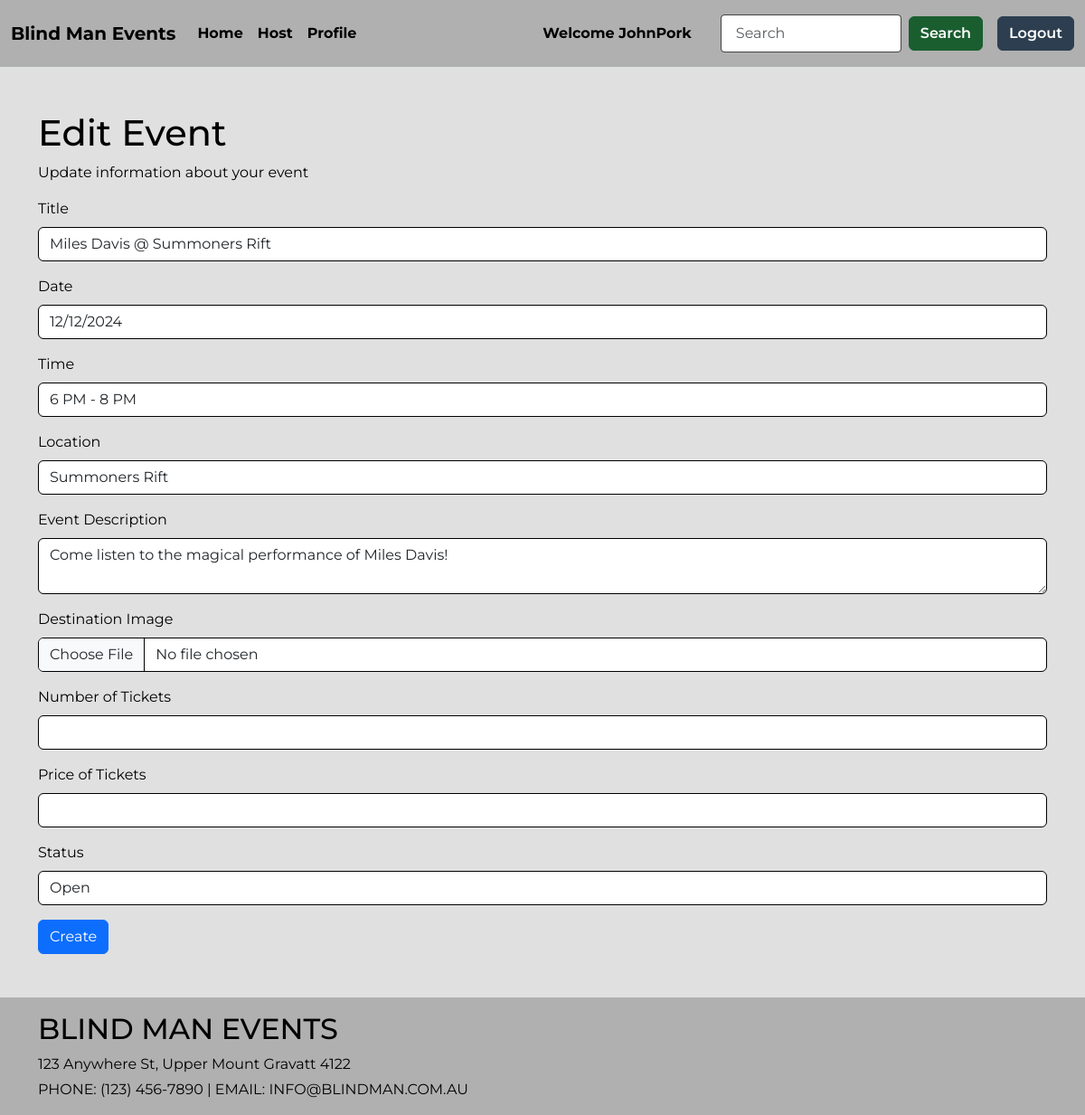
Screenshot of /events/1/edit (signed in) with the database file from the repository.
### travel/models.py (models this page shows, shortened)
class User(db.Model, UserMixin):
    __tablename__ = 'users'
    id = db.Column(db.Integer, primary_key=True)
    username = db.Column(db.String(100), index=True, unique=True, nullable=False)
    fname = db.Column(db.String(100), index=True, unique=True, nullable=False)
    lname = db.Column(db.String(100), index=True, unique=True, nullable=False)
    emailid = db.Column(db.String(100), index=True, nullable=False)
    street_address = db.Column(db.String(100), index=True, nullable=False)
    contact_info = db.Column(db.String(100), index=True, nullable=False)
    password_hash = db.Column(db.String(255), nullable=False)
    joined_on = db.Column(db.DateTime, default=datetime.now())
    comments = db.relationship('Comment', backref='user')
    booking_history = db.relationship('PurchasedTicket', backref='user')
    booking_history = db.relationship('Event', backref='user')

class Event(db.Model):
    __tablename__ = 'events'
    id = db.Column(db.Integer, primary_key=True)
    title = db.Column(db.String(80))
    date = db.Column(db.String(80))
    time = db.Column(db.String(80))
    location = db.Column(db.String(100))
    event_description = db.Column(db.String(200))
    event_type = db.Column(db.String(20))
    image = db.Column(db.String(400))
    tickets_remaining = db.Column(db.Integer)
    status = db.Column(db.String(20))
    ticket_price = db.Column(db.Integer)
    organizer_id = db.Column(db.Integer, db.ForeignKey('users.id'))
    comments = db.relationship('Comment', backref='event')
    booking_history = db.relationship('PurchasedTicket', backref='event')

### travel/events.py (the view, shortened to what this page needs)
@eventdp.route('/<id>/edit', methods=['GET', 'POST'])
@login_required
def edit(id):
    event = db.session.scalar(db.select(Event).where(Event.id == id))
    if not event:
        abort(404)
    if event.organizer_id != current_user.id:
        flash("You are not authorized to edit this event", "danger")
        return redirect(url_for('destination.show', id=id))
    form = EventForm(obj=event)
    return render_template('events/edit_event.html', form=form, event=event)

### travel/forms.py
class EventForm(FlaskForm):
  title = StringField('Title', validators=[InputRequired()])
  date = StringField('Date', validators=[InputRequired()])
  time = StringField('Time', validators=[InputRequired()])
  location = StringField('Location', validators=[InputRequired()])
  event_description = TextAreaField('Event Description', validators = [InputRequired()])
  image = FileField('Destination Image', validators=[FileRequired(message='Image cannot be empty'), FileAllowed(ALLOWED_FILE, message='Only PNG or JPG files allowed')])
  number_of_tickets = StringField('Number of Tickets', validators=[InputRequired()])
  price_of_tickets = StringField('Price of Tickets', validators=[InputRequired()])
  status = StringField('Status', validators=[InputRequired()])
  submit = SubmitField("Create")

### travel/templates/events/edit_event.html
{% extends 'base.html' %}
{% from 'bootstrap5/form.html' import render_form %}
{% block content %}
<main class="container my-5">
    <h1>Edit Event</h1>
    <p>Update information about your event</p>
    {{ render_form(form) }}
</main>
{% endblock %}

### travel/templates/base.html (shortened to what this page needs)
<!DOCTYPE html>
<html lang="en">
  <head>
    <link
      href="https://cdn.jsdelivr.net/npm/bootstrap@5.3.2/dist/css/bootstrap.min.css"
      rel="stylesheet"
    />
    <link rel="stylesheet" href="{{ url_for('static', filename='css/mystyle.css') }}">
  </head>
  <body>
    <header class="bg-light border-bottom">
      <nav class="navbar navbar-expand-lg">
        <div class="container-fluid">
          <a class="navbar-brand" href="{{ url_for('main.index') }}">Blind Man Events</a>
          <div class="collapse navbar-collapse" id="navbarSupportedContent">
            <ul class="navbar-nav me-auto mb-2 mb-lg-0">
              <li class="nav-item">
                <a class="nav-link active" aria-current="page" href="{{ url_for('main.index') }}">Home</a>
              </li>
              <li class="nav-item">
                <a class="nav-link" href="{{ url_for('destination.create') }}">Host</a>
              </li>
              <li class="nav-item">
                <a class="nav-link" href="{{ url_for('main.profile') }}">Profile</a>
              </li>
            </ul>
            <div class="d-flex align-items-center me-3">
              {% if current_user.is_authenticated %}
                <a class="nav-item nav-link disabled text-muted me-3">Welcome {{ current_user.username }}</a>
              {% endif %}
            </div>
            <div class="d-flex align-items-center">
              <form class="d-flex align-items-center me-2" action="{{ url_for('main.search') }}" role="search">
                <input type="text" name="search" class="form-control me-2" aria-label="Search" id="SearchForm" placeholder="Search">
                <button class="btn btn-outline-success me-2" type="submit">Search</button>
              </form>
              {% if current_user.is_authenticated %}
                <a href="{{ url_for('auth.logout') }}" class="btn btn-outline-primary">Logout</a>
              {% else %}
                <a href="{{ url_for('auth.login') }}" class="btn btn-outline-primary me-2">Login</a>
                <a href="{{ url_for('auth.register') }}" class="btn btn-outline-primary">Register</a>
              {% endif %}
            </div>
          </div>
        </div>
      </nav>
    </header>
    {% block content %} {% endblock %}
    <footer class="footer text-black py-3 mt-4">
      <div class="container text-start">
        <h2 class="mb-2">BLIND MAN EVENTS</h2>
        <p class="mb-1">123 Anywhere St, Upper Mount Gravatt 4122</p>
        <p class="mb-0">PHONE: (123) 456-7890 | EMAIL: INFO@BLINDMAN.COM.AU</p>
      </div>
    </footer>
  </body>
</html>

### travel/static/css/mystyle.css (style rules this page uses)
body { font-family: 'Montserrat', sans-serif; background-color: #e0e0e0; color: #000; }
.navbar { background-color: #b0b0b0; padding: 1rem 0; }
.navbar-brand, .nav-link, .btn-outline-light { color: #000 !important; font-weight: 700; }
.form-control { background-color: #fff; border: 1px solid #000; }
main.container { flex: 1; }
#SearchForm { border: 1px solid #444; border-radius: 4px; padding: 0.5rem 1rem; width: 200px; transition: all 0.3s ease; }
.navbar .btn-outline-success { background-color: #1a5e2f; color: #fff; border: 1px solid #1a5e2f; font-weight: 600; transition: background-color 0.3s ease, border-color 0.3s ease; }
.navbar .btn-outline-primary { background-color: #2c3e50; color: #fff; border: 1px solid #2c3e50; font-weight: 600; transition: background-color 0.3s ease, border-color 0.3s ease; }
.footer { background-color: #b0b0b0; color: #000 !important; padding: 20px; text-align: left; width: 100%; position: relative; }

### rows the page displays
User: username "JohnPork"
Event: title "Miles Davis @ Summoners Rift", date "12/12/2024", time "6 PM - 8 PM", location "Summoners Rift", event_description "Come listen to the magical performance of Miles Davis!", status "Open"
